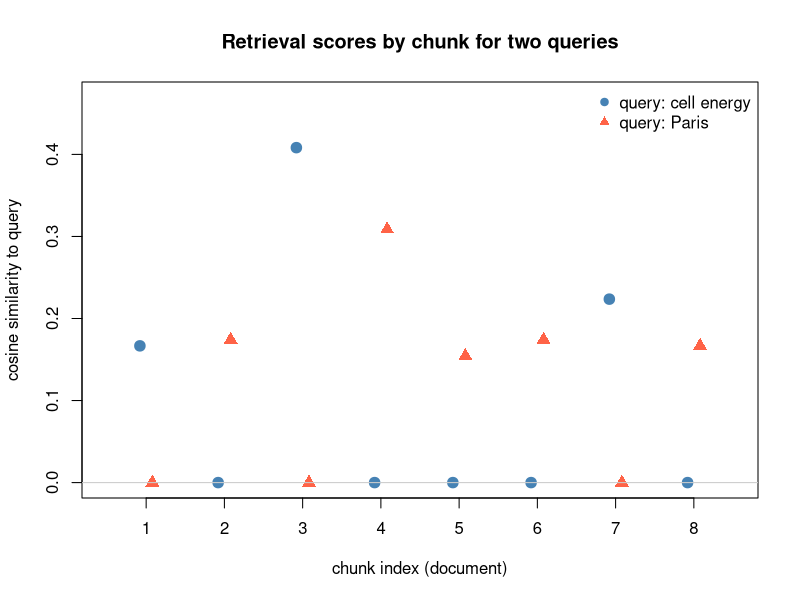

Source code (R):
## ---- chunk 1
# A tiny document set. Each entry is one chunk with a source label.
chunks <- c(
    "The mitochondria is the powerhouse of the cell and produces ATP energy.",
    "Photosynthesis in plants converts sunlight carbon dioxide and water into glucose.",
    "ATP is the main energy currency used by cells for metabolic work.",
    "The capital of France is Paris which sits on the river Seine.",
    "Paris hosts many museums including the Louvre and the Musee d Orsay.",
    "Glucose produced by photosynthesis is stored as starch in plant tissue.",
    "Cellular respiration breaks down glucose to release energy as ATP.",
    "The river Seine flows through Paris toward the English Channel."
)
sources <- paste0("doc", seq_along(chunks))
## ---- chunk 2
# Build a fixed vocabulary from the corpus, then embed any text as a
# bag-of-words count vector over that vocabulary.
tokenize <- function(text) {
    text <- tolower(text)
    text <- gsub("[^a-z ]", " ", text)
    toks <- strsplit(text, "\\s+")[[1]]
    toks[nchar(toks) > 0]
}

vocab <- sort(unique(unlist(lapply(chunks, tokenize))))

embed <- function(text, vocab) {
    toks <- tokenize(text)
    v <- tabulate(match(toks, vocab), nbins = length(vocab))
    as.numeric(v)
}

# l2-normalize a vector so cosine similarity becomes a dot product
l2_normalize <- function(v) {
    n <- sqrt(sum(v^2))
    if (n == 0) v else v / n
}

# Embed every chunk once at index time and stack as rows of E.
E <- t(vapply(chunks, function(ch) l2_normalize(embed(ch, vocab)),
              numeric(length(vocab))))
dim(E)  # m chunks by d vocabulary terms
## ---- chunk 3
# Retrieve the top-k chunks for a query by cosine similarity.
retrieve <- function(query, E, chunks, sources, vocab, k = 3) {
    q <- l2_normalize(embed(query, vocab))
    scores <- as.numeric(E %*% q)          # s_i = e_i^T q
    ord <- order(scores, decreasing = TRUE)[seq_len(k)]
    data.frame(
        rank = seq_len(k),
        score = round(scores[ord], 3),
        source = sources[ord],
        chunk = chunks[ord],
        stringsAsFactors = FALSE
    )
}

query <- "How do cells produce energy?"
top <- retrieve(query, E, chunks, sources, vocab, k = 3)
print(top[, c("rank", "score", "source")])
cat("\nTop chunk:\n", top$chunk[1], "\n")
## ---- chunk 4
score_all <- function(query, E, vocab) {
    q <- l2_normalize(embed(query, vocab))
    as.numeric(E %*% q)
}

q1 <- "How do cells produce energy?"
q2 <- "What can you see in Paris France?"

s1 <- score_all(q1, E, vocab)
s2 <- score_all(q2, E, vocab)

m <- length(chunks)
plot(NA, xlim = c(0.5, m + 0.5), ylim = c(0, max(s1, s2) * 1.15),
     xlab = "chunk index (document)", ylab = "cosine similarity to query",
     main = "Retrieval scores by chunk for two queries", xaxt = "n")
axis(1, at = seq_len(m), labels = seq_len(m))
points(seq_len(m) - 0.08, s1, pch = 19, col = "steelblue", cex = 1.4)
points(seq_len(m) + 0.08, s2, pch = 17, col = "tomato", cex = 1.4)
abline(h = 0, col = "gray80")
legend("topright",
       legend = c("query: cell energy", "query: Paris"),
       pch = c(19, 17), col = c("steelblue", "tomato"), bty = "n")
